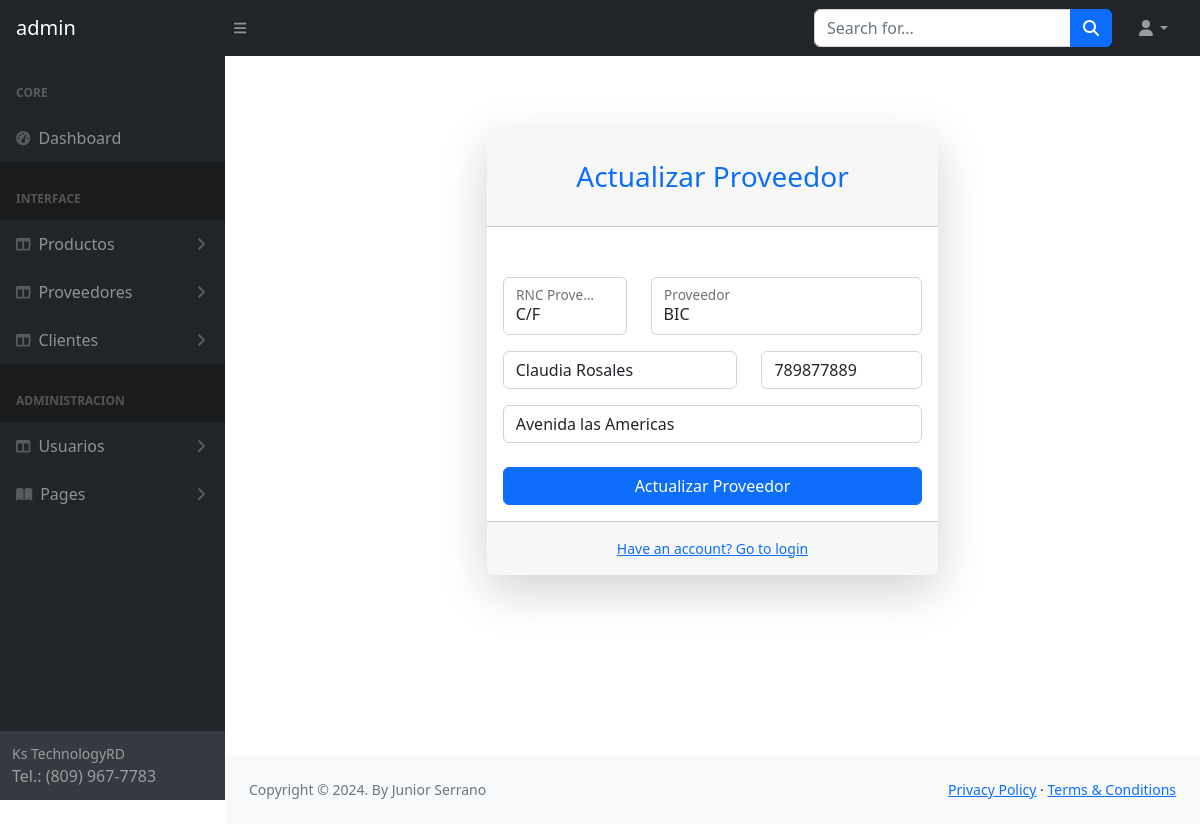
The page /sistema/editar_proveedor.php?id=1 (signed in) on the database its author committed.
### tables this page shows
CREATE TABLE `proveedor` (
  `codproveedor` int(11) NOT NULL,
  `rnc` varchar(11) NOT NULL,
  `proveedor` varchar(100) DEFAULT NULL,
  `contacto` varchar(100) DEFAULT NULL,
  `telefono` bigint(11) DEFAULT NULL,
  `direccion` text DEFAULT NULL,
  `date_add` datetime NOT NULL DEFAULT current_timestamp(),
  `usuario_id` int(11) NOT NULL,
  `estatus` int(11) NOT NULL DEFAULT 1
);

### sistema/editar_proveedor.php (the view, shortened to what this page needs)
<?php
    $idProveedor = $_GET['id'];
    include('../conexion.php');
    $sql = mysqli_query($conn,"SELECT * FROM proveedor WHERE codproveedor = $idProveedor");
    $result_sql = mysqli_num_rows($sql);
    if ($result_sql==0) {
        header('location: lista_proveedor.php');
    } else {
        while ( $dataProveedor = mysqli_fetch_array($sql)) {
            $rnc        = $dataProveedor['rnc'];
            $proveedor  = $dataProveedor['proveedor'];
            $contacto   = $dataProveedor['contacto'];
            $telefono   = $dataProveedor['telefono'];
            $direccion  = $dataProveedor['direccion'];
        }
    }
    ?>
<!DOCTYPE html>
<html lang="en">
<?php include('includes/header.php') ?>
    <body class="sb-nav-fixed">
     <?php include('includes/nabvar.php') ?>
        <div id="layoutSidenav">
            <?php include('includes/sidebar.php') ?>
            <div id="layoutSidenav_content">
                <main>
                    <div class="container-fluid px-4">
                        <div class="row justify-content-center">
                            <div class="col-lg-6" style="margin-bottom: 25px;">
                                <div class="card shadow-lg border-0 rounded-lg mt-5">
                                    <div class="card-header"><h3 class="text-center font-weight-light my-4 text-primary">Actualizar Proveedor</h3></div>
                                    <div class="card-body">
                                    <div class="alert"><?php echo isset($alert) ? $alert : '';  ?></div>
                                        <form action="" method="post">
                                            <div class="row mb-3">
                                                <div class="col-md-4">
                                                    <div class="form-floating mb-3 mb-md-0">
                                                        <input class="form-control" name="rnc" id="rnc" value="<?php echo $rnc; ?>" type="text" placeholder="Rnc Proveedor" />
                                                        <label for="contacto">RNC Proveedor</label>
                                                    </div>
                                                </div>
                                                <div class="col-md-8">
                                                    <div class="form-floating">
                                                    <input class="form-control" name="proveedor" id="proveedor" value="<?php echo $proveedor; ?>" type="text" placeholder="Nombre del Proveedor" />
                                                     <label for="proveedor">Proveedor</label>
                                                    </div>
                                                </div>
                                            </div>
                                            <div class="row mb-3">
                                                <div class="col-md-7">
                                                        <input class="form-control" name="contacto" id="contacto" value="<?php echo $contacto; ?>" type="text" placeholder="Nombre completo del contacto" />
                                                </div>
                                                <div class="col-md-5">
                                                        <input class="form-control" name="telefono" value="<?php echo $telefono; ?>" id="telefono" type="text" placeholder="Telefono" />
                                                </div>
                                            </div>
                                            <div class="row mb-3">
                                                <div class="col-md-12">
                                                     <input class="form-control" name="direccion" id="direccion" value="<?php echo $direccion; ?>" type="text" placeholder="Direccion completa" />
                                                 </div>
                                            </div>
                                            <div class="mt-4 mb-0">
                                                <div class="d-grid">
                                                    <button type="submit" class="btn btn-primary btn-block">Actualizar Proveedor</button>
                                                </div>
                                            </div>
                                        </form>
                                    </div>
                                    <div class="card-footer text-center py-3">
                                        <div class="small"><a href="login.html">Have an account? Go to login</a></div>
                                    </div>
                                </div>
                            </div>
                        </div>
                    </div>
                </main>
                <?php include('includes/footer.php')?>
            </div>
        </div>
    </body>
</html>

### rows shown on the page
proveedor: rnc "C/F", proveedor "BIC", contacto "Claudia Rosales", telefono "789877889", direccion "Avenida las Americas"

### other values the page prints
$_SESSION['usuario'] "admin"
